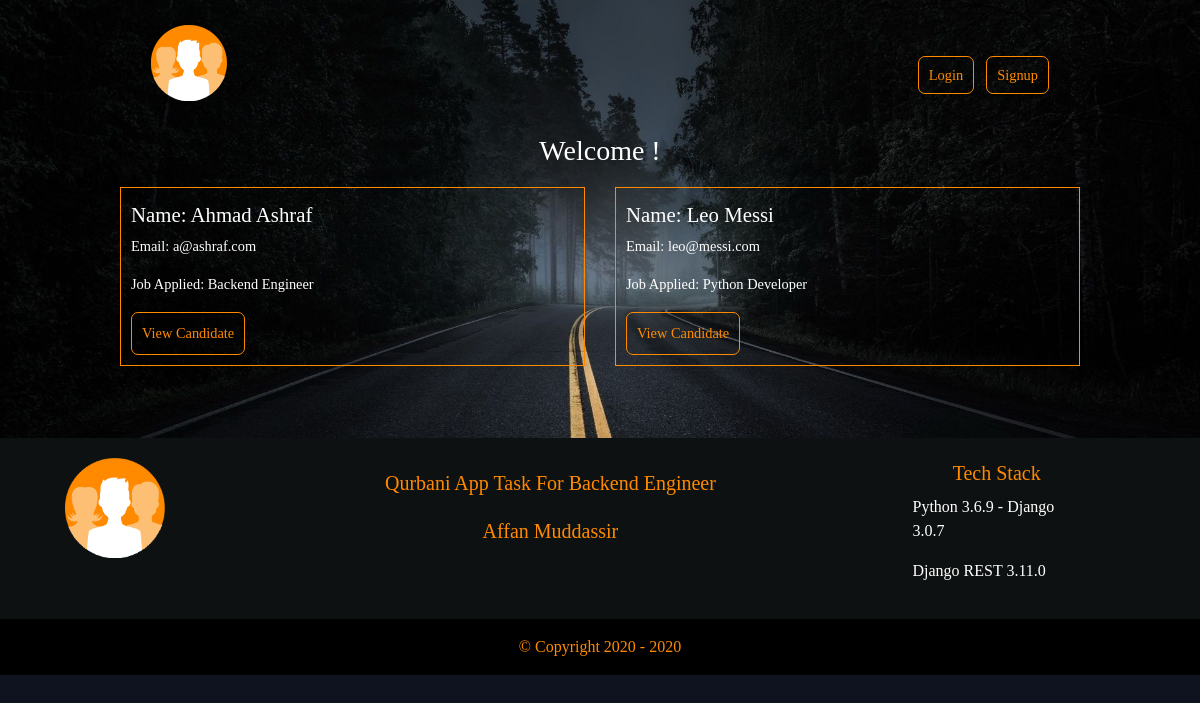
Before: /candidates/ with the older database file.
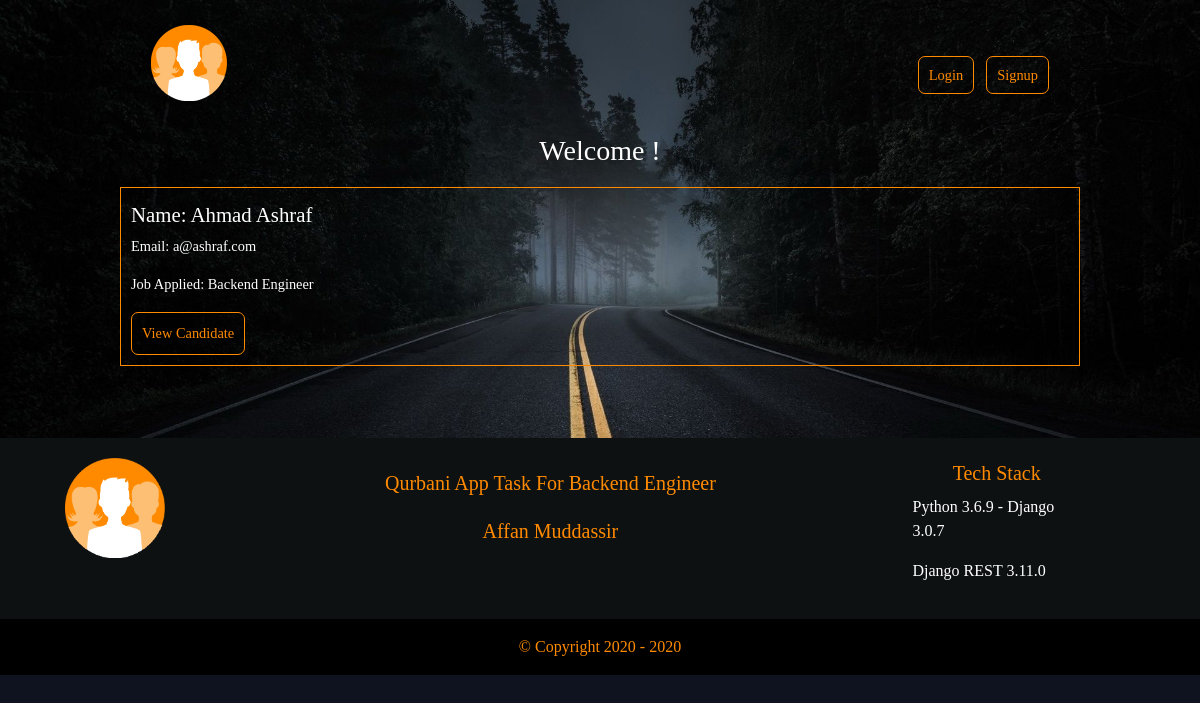
After: the same page with the newer database file.
### candidates/models.py (models this page shows, shortened)
class CandidateModel(models.Model):
    JOBS = (
        ('Backend Engineer', 'Backend Engineer'),
        ('Frontend Engineer', 'Frontend Engineer'),
        ('Python Developer', 'Python Developer'),
        ('Business Analyst', 'Business Analyst'),
        ('ML Engineer', 'ML Engineer'),
        ('Data Engineer', 'Data Engineer'),
        ('Technical Recruiter', 'Technical Recruiter'),
    )
    name           = models.CharField(max_length=100)
    email          = models.EmailField()
    date           = models.DateTimeField(auto_now_add=True)
    contact        = models.CharField(max_length=13, blank=True)
    resume         = models.FileField(upload_to=rename_and_save, validators=[FileExtensionValidator(allowed_extensions=['pdf', 'docx'])], null=True)
    job_applied_to = models.CharField(max_length=100, choices=JOBS)

### candidates/views.py (the view)
# urls.py: path('', views.candidates_list_view, name='candidate-list-view'),
def candidates_list_view(request):
    candidates = CandidateModel.objects.all().order_by('name')
    context = {
        'candidates': candidates
    }
    return render(request, 'candidates/candidate_list.html', context)

### candidates/templates/candidates/candidate_list.html
{% extends 'base.html' %}
{% block content %}
{% if candidates %}
<h3>Welcome {{ user.username }}!</h3>
<div class="articles">
    {% for candidate in candidates %}
    <div class="article">
        <h2>Name: {{ candidate.name }}</h2>
        <p>Email: {{ candidate.email }}</p>
        <p>Job Applied: {{ candidate.job_applied_to }}</p>
        <a href="{% url 'candidates:candidate-detail-view' candId=candidate.id %}">
            <button class="back-button view-btn">View Candidate</button>
        </a>
    </div>
    {% endfor %}
</div>
{% else %}
<h3 class="not-found">Welcome {{ user.username }}!</h3>
<h4 class="try-again">Currently there are no applicants!</h4>
{% endif %}
{% endblock %}

Changed rows visible on the page:
removed CandidateModel: name "Leo Messi", email "leo@messi.com", job_applied_to "Python Developer"
